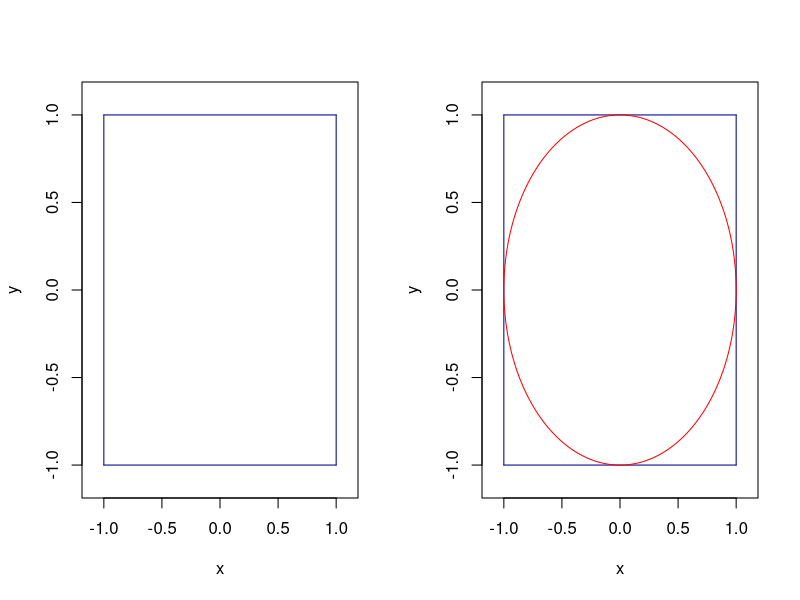
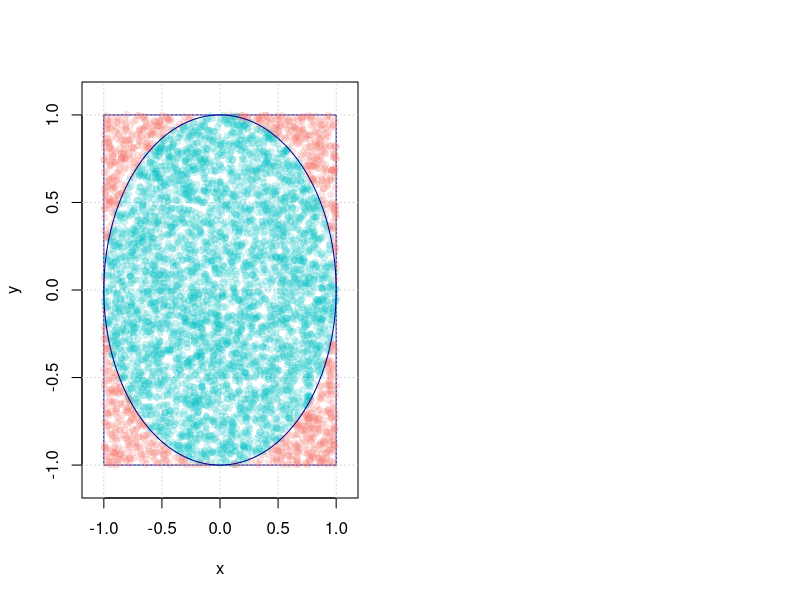

These charts were generated, in order, by the following R code: (Note: this script raises an error after producing the figures.)
## ---- chunk 1
make_circle = function(center = c(0,0), radius = 1,  nb_step = 300, col = "darkblue", fill = NULL, lty = 1){
  my_points = seq(from = 0, to = 2*pi, length.out = nb_step)
  coords = cbind(radius*cos(my_points) + center[1], radius*sin(my_points) + center[2])
  lines(coords, col = col, lty = lty)
  if (!is.null(fill)){
    polygon(c(coords[,1]), c(coords[,2]), col = fill, border = NULL)
  }
}

make_square = function(bottom_left = c(-1,-1), side = 2, col = "darkblue", fill = NULL){
  lines(c(bottom_left, bottom_left), c(bottom_left + side, bottom_left), col = col)
  lines(c(bottom_left + side, bottom_left), c(bottom_left + side, bottom_left + side), col = col)
  lines(c(bottom_left + side, bottom_left + side), c(bottom_left, bottom_left + side), col = col)
  lines(c(bottom_left, bottom_left + side), c(bottom_left, bottom_left), col = col)
  if (!is.null(fill)){
    polygon(c(bottom_left, bottom_left+side, bottom_left+side, bottom_left), c(bottom_left, bottom_left, bottom_left+side, bottom_left+side), border = NULL, col = fill)
  }
}

inside_unit_circle = function(x){
  # Compute squared distance from center
  d = x[1]^2 + x[2]^2
  (d < 1)
}

find_pi = function(B = 5000, seed = 10, make_plot = TRUE){
  # Control seed
  set.seed(seed)
  
  # Simulate B points
  point = matrix(runif(2*B, -1, 1), B, 2)
  
  # Compute the number of points inside unit circle
  nb_inside = apply(point, 1, inside_unit_circle)
  pi_hat = sum(nb_inside)/B
  
  # Make plot
  if (make_plot){
    plot(NA, xlim = c(-1.1,1.1), ylim = c(-1.1,1.1), xlab = "x", ylab = "y")
    make_square()
    cols = hcl(h = seq(15, 375, length = 3), l = 65, c = 100, alpha = 0.2)[1:2]
    grid()
    for (i in 1:B){
      points(point[i,1], point[i,2], pch = 16, col = cols[1 + nb_inside[i]])
    }
    make_circle()
  }
  
  # return estimated value of pi
  return(4*pi_hat)
}
## ---- chunk 2
par(mfrow=c(1,2))
plot(NA, xlim = c(-1.1,1.1), ylim = c(-1.1,1.1), xlab = "x", ylab = "y")
make_square()
plot(NA, xlim = c(-1.1,1.1), ylim = c(-1.1,1.1), xlab = "x", ylab = "y")
make_square()
make_circle(col= "red")
## ---- chunk 3
find_pi(make_plot = TRUE)
## ---- chunk 4
find_pi(B = 10^8, make_plot = FALSE)
## ---- chunk 5
is_on_earth = function(x0, y0){
  sqrt(x0^2 + y0^2) < 200
}

get_distance = function(x0, y0, epsilon){
  x = c(-300, 300, 0)
  y = c( 300, 300, -300)
  d = sqrt((x0 - x)^2 + (y0 - y)^2) + epsilon
  return(d)
}

obj_gnss = function(theta, distance){
  x = c(-300, 300, 0)
  y = c( 300, 300, -300)
  x0 = theta[1]
  y0 = theta[2]
  epsilon = theta[3]
  sum(((x0 - x)^2 + (y0 - y)^2 - (distance - epsilon)^2)^2)
}

get_position = function(distance, start = rep(0, 3)){
  if (is.matrix(distance)){
    nb_points = dim(distance)[1]
    results = matrix(NA, nb_points, 3)
    for (i in 1:nb_points){
      results[i,] = optim(start, obj_gnss, distance = distance[i,])$par[1:3]
    }
    class(results) = "gnssmat"
  }else{
    results = optim(start, obj_gnss, distance = distance)
    results[[6]] = distance
    names(results) = c(names(results)[1:5], "distance")
    class(results) = "gnssvect"
  }
  results
}

plot.gnssvect = function(position, show.distance = FALSE, add = FALSE){
  cols = hcl(h = seq(15, 375, length = 4), l = 65, c = 100)[1:3]
  
  if (add == FALSE){
    cols_trans = hcl(h = seq(15, 375, length = 4), l = 65, c = 100, alpha = 0.75)[1:3]
    plot(NA, xlim = c(-310, 310), ylim = c(-310, 310), xlab = "x", ylab = "y")
    grid()
    make_circle(fill = "lightgrey", radius = 200)
    make_circle(radius = 20, center = c(-300, 300), col = "red", fill = cols[1])
    make_circle(radius = 20, center = c(300, 300), col = "red", fill = cols[2])
    make_circle(radius = 20, center = c(0, -300), col = "red", fill = cols[3])
  
    if (show.distance == TRUE){
      make_circle(radius = position$distance[1], center = c(-300, 300), col = cols_trans[1])
      make_circle(radius = position$distance[2], center = c(300, 300), col = cols_trans[2])
      make_circle(radius = position$distance[3], center = c(0, -300), col = cols_trans[3])
    }
  }
  points(position$par[1], position$par[2], pch = "x", cex = 1.3, col = "orange2")
}


plot.gnssmat = function(position){
  cols = hcl(h = seq(15, 375, length = 4), l = 65, c = 100)[1:3]
  cols_trans = hcl(h = seq(15, 375, length = 4), l = 65, c = 100, alpha = 0.75)[1:3]
  plot(NA, xlim = c(-310, 310), ylim = c(-310, 310), xlab = "x", ylab = "y")
  grid()
  make_circle(fill = "lightgrey", radius = 200)
  make_circle(radius = 20, center = c(-300, 300), col = "red", fill = cols[1])
  make_circle(radius = 20, center = c(300, 300), col = "red", fill = cols[2])
  make_circle(radius = 20, center = c(0, -300), col = "red", fill = cols[3])
  
  for (i in 1:dim(position)[1]){
    points(position[i,1], position[i,2], pch = "x", cex = 1.3, col = "orange2")
  }
}

summary.gnssvect = function(position){
  cat("The estimated position is:\n")
  cat("X = ")
  cat(round(position$par[1],4))
  cat("\n")
  cat("Y = ")
  cat(round(position$par[2],4))
  cat("\n\n")
}
## ---- chunk 6
cols = hcl(h = seq(15, 375, length = 4), l = 65, c = 100)[1:3]

plot(NA, xlim = c(-310, 310), ylim = c(-310, 310), xlab = "x", ylab = "y")
grid()
make_circle(fill = "lightgrey", radius = 200)
make_circle(radius = 20, center = c(-300, 300), col = "red", fill = cols[1])
make_circle(radius = 20, center = c(300, 300), col = "red", fill = cols[2])
make_circle(radius = 20, center = c(0, -300), col = "red", fill = cols[3])
text(-170, -200, "Flat Earth")
text(-210, 300, "Satellite 1", col = cols[1])
text(200, 300, "Satellite 2", col = cols[2])
text(90, -300, "Satellite 3", col = cols[3])
## ---- chunk 7
cols = hcl(h = seq(15, 375, length = 4), l = 65, c = 100)[1:3]

plot(NA, xlim = c(-310, 310), ylim = c(-310, 310), xlab = "x", ylab = "y")
grid()
make_circle(fill = "lightgrey", radius = 200)
make_circle(radius = 20, center = c(-300, 300), col = "red", fill = cols[1])
make_circle(radius = 20, center = c(300, 300), col = "red", fill = cols[2])
make_circle(radius = 20, center = c(0, -300), col = "red", fill = cols[3])
points(100, 87, pch = "x", cex = 1.3)
lines(c(-300, 100), c(300, 87), col = cols[1], lty = 2)
lines(c(300, 100), c(300, 87), col = cols[2], lty = 2)
lines(c(0, 100), c(-300, 87), col = cols[3], lty = 2)
text(-170, -200, "Flat Earth")
text(-210, 300, "Satellite 1", col = cols[1])
text(200, 300, "Satellite 2", col = cols[2])
text(90, -300, "Satellite 3", col = cols[3])
text(-180, 200, "dist 1", col = cols[1])
text(220, 160, "dist 2", col = cols[2])
text(100, -100, "dist 3", col = cols[3])
text(0, 87, "Your position", col = "black")
## ---- chunk 8
position = get_position(c(453.2136, 288.8427, 418.3106))
summary(position)
## ---- chunk 9
plot(position)
## ---- chunk 10
p1 = c(80, 50)
p2 = c(-80, 50)
p3 = c(0, -20)
p4 = c(0, -120)
p5 = c(30, -115)
p6 = c(-30, -115)
p7 = c(60, -100)
p8 = c(-60, -100)
p9 = c(90, -70)
p10 = c(-90, -70)

dist_mat = matrix(NA, 10, 3)
dist_mat[1,] = get_distance(p1[1], p1[2], rnorm(1,4,0.05))
dist_mat[2,] = get_distance(p2[1], p2[2], rnorm(1,4,0.05))
dist_mat[3,] = get_distance(p3[1], p3[2], rnorm(1,4,0.05))
dist_mat[4,] = get_distance(p4[1], p4[2], rnorm(1,4,0.05))
dist_mat[5,] = get_distance(p5[1], p5[2], rnorm(1,4,0.05))
dist_mat[6,] = get_distance(p6[1], p6[2], rnorm(1,4,0.05))
dist_mat[7,] = get_distance(p7[1], p7[2], rnorm(1,4,0.05))
dist_mat[8,] = get_distance(p8[1], p8[2], rnorm(1,4,0.05))
dist_mat[9,] = get_distance(p9[1], p9[2], rnorm(1,4,0.05))
dist_mat[10,] = get_distance(p10[1], p10[2], rnorm(1,4,0.05))
## ---- chunk 11
dist_mat
## ---- chunk 12
position = get_position(dist_mat)
plot(position)
